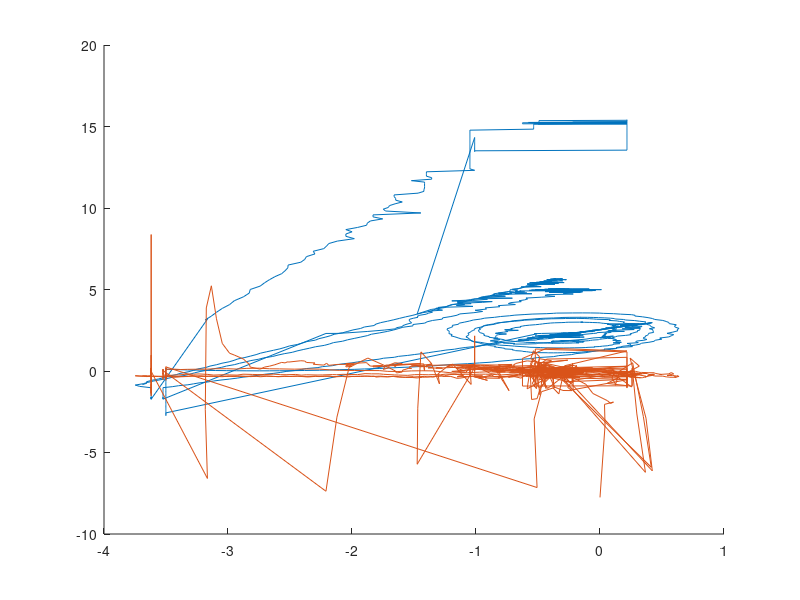

Write MATLAB code to recreate this figure. (Note: this script raises an error after producing the figure.)
clear; clc;
%v_pos_dist = importdata("log_v_pos_dist.txt");
%v_vel_dist = importdata("log_v_vel_dist.txt");
%v_vel_dist_lp = importdata("log_v_vel_dist_lp.txt");
%v_pos_dist = importdata("log_v_pos_dist_3_wave.txt");
%v_vel_dist = importdata("log_v_vel_dist_3_wave.txt");
%v_vel_dist_lp = importdata("log_v_vel_dist_lp_3_wave.txt");
%v_vel_aruco = importdata("log_v_vel_aruco_3_wave.txt");
%v_land = importdata("log_v_good_land.txt");
% v_pitch = importdata("log_pitch.txt");
% v_dist = importdata("log_dist.txt");
% v_roll = importdata("log_roll.txt");
% dist_test = importdata("dist_test_no_movement.txt");
% xy_cor = importdata("xy_cor_pic.txt");
% dist_motion = importdata("dist_motion_no_delay.txt")
ori_motion = importdata("log_v.txt")
x = importdata("log_x.txt");
%x(:,1) = [];
%v(:,1) = [];
%x(1:10,:) = [];
%v(1,:) = [];
%dist_test(1:50,:)=[]
ori_motion(800:1300,:)=[]

% figure(1)
% subplot(2,3,1)
% plot(x(:,1)-5)
% hold on;
% plot(x(:,3))
% title('altitude drone')
% subplot(2,3,2)
% plot(x(:,2))
% title('velocity drone')
% subplot(2,3,3)
% plot(x(:,3))
% title('altitude ship')
% subplot(2,3,4)
% plot(x(:,4))
% title('velocity ship')
% subplot(2,3,5)
% plot(x(:,5))
% title('acceleration ship')
% figure(1)
% hold on;
% plot(v_pitch(:,5), v_pitch(:,1)) %Roll gt
% plot(v_pitch(:,5), v_pitch(:,3)-pi) %Roll est
% 
% figure(2)
% hold on;
% 
% 
% plot(v_pitch(:,5), v_pitch(:,2)) %Pitch gt
% plot(v_pitch(:,5), -v_pitch(:,4)- v_pitch(:,7)-0.013) %Pitch est
% %plot(v_pitch(:,5), v_pitch(:,8)/20) %Ship alt
% ylabel({'Angle [Radians]'});
% xlabel({'Time [s]'});
% title({'Pitch estimation with ground truth'});

%FFT
% Y = fft(v_pitch(:,4));
% L = 752;
% Fs = 12
% P2 = abs(Y/L);
% P1 = P2(1:L/2+1);
% P1(2:end-1) = 2*P1(2:end-1);
% figure (11)
% f = Fs*(0:(L/2))/L;
% plot(f,P1) 
% title('Single-Sided Amplitude Spectrum of X(t)')
% xlabel('f (Hz)')
% ylabel('|P1(f)|')


% figure(3)
% plot(v_vel_dist(:,1))
% hold on;
% plot(v_vel_dist(:,2)-1.4)

% figure(4)
% plot(v_pos_dist(:,3)-5)
% hold on;
% plot(v_vel_dist(:,3)-5)
% plot(v_vel_dist_lp(:,3)-5)
% xlim([0 800])
% legend('dist pos cont', 'dist vel cont', 'dist vel cont lp')
% 
% figure(5)
% plot(v_vel_aruco(:,3)-5)
% hold on;
% plot(v_vel_aruco(:,4)-5)
% plot(v_vel_aruco(:,4)-v_vel_aruco(:,3))
% xlim([0 800])
% legend('dist aruco', 'dist ground truth', 'dist diff')
% figure(6)
% plot(v_vel_aruco(:,1))
% hold on;
% plot(v_vel_aruco(:,2)-1.4)
% legend('drone pos', 'ship pos')

% figure(7)
% plot(v_vel(:,4), v_vel(:,1)-1.12-(4-1.12))
% hold on
% plot(v_vel(:,4), v_vel(:,2))

% figure(8)
% plot(v_land(:,1))
% hold on;
% plot(v_land(:,2)-6)
% legend('drone pos', 'ship pos')

% figure(9)
% plot(v_dist(:,4), v_dist(:,2))
% hold on;
% plot(v_dist(:,4), v_dist(:,3))
% ylabel({'Distance [m]'});
% xlabel({'Time [s]'});
% title({'Measurement of distance between ship and drone using aruco marker'});
% 
% avg_error = mean(abs(v_dist(:,2)-v_dist(:,3)))
% std_error = std(v_dist(:,2)-v_dist(:,3))

% figure(10)
% hold on;
% plot(v_roll(:,4),v_roll(:,1)-0.3)
% plot(v_roll(:,4), v_roll(:,2)-pi) %Roll est
% 
% max_error = max(abs(v_roll(:,2)-pi+0.3))

% figure(11)
% hold on;
% plot(dist_test(:,3), dist_test(:,1)+0.17) %Distance aruco marker
% plot(dist_test(:,3), dist_test(:,2)) %Drones own position
% 
% figure (12)
% hold on;
% plot(xy_cor(:,3)-xy_cor(1,3), xy_cor(:,1)) %X_cor from aruco
% plot(xy_cor(:,3)-xy_cor(1,3), xy_cor(:,2)) %y_cor from aruco
% plot(xy_cor(:,3)-xy_cor(1,3), xy_cor(:,4)) %x_pos drone
% plot(xy_cor(:,3)-xy_cor(1,3), xy_cor(:,5)) %y_pos drone

% figure(13)
% hold on;
% plot(dist_motion(:,3)-dist_motion(1,3), dist_motion(:,1)+0.21) %Distance aruco marker
% plot(dist_motion(:,3)-dist_motion(1,3), dist_motion(:,2)-dist_motion(:,4)) %Ground truth

for i=1:length(ori_motion)
    if ori_motion(i,1) < 0
        ori_motion(i,1)=ori_motion(i,1)+2*pi;
    end
end

figure(14)
hold on;
%plot(ori_motion(:,3)-ori_motion(1,3), ori_motion(:,2)) %pitch est
plot(ori_motion(:,3)-ori_motion(1,3), ori_motion(:,1)-3.1) %Roll est
plot(ori_motion(:,3)-ori_motion(1,3), ori_motion(:,5)) %Roll gt
%plot(ori_motion(:,3)-ori_motion(1,3), ori_motion(:,4)) %pitch gt
%%
avg_dist_pos = mean(abs(v_pos_dist(1:800,3)-5))
avg_dist_vel = mean(abs(v_vel_dist(1:800,3)-5))
avg_dist_vel_lp = mean(abs(v_vel_dist_lp(1:800,3)-5))
std_dist_pos = std(abs(v_pos_dist(1:800,3)-5))
std_dist_vel = std(abs(v_vel_dist(1:800,3)-5))
std_dist_vel_lp = std(abs(v_vel_dist_lp(1:800,3)-5))
